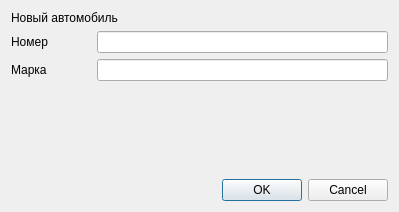
<?xml version="1.0" encoding="UTF-8"?>
<ui version="4.0">
 <class>Dialog</class>
 <widget class="QDialog" name="Dialog">
  <property name="geometry">
   <rect>
    <x>0</x>
    <y>0</y>
    <width>399</width>
    <height>212</height>
   </rect>
  </property>
  <property name="windowTitle">
   <string>Dialog</string>
  </property>
  <layout class="QVBoxLayout" name="verticalLayout_2">
   <item>
    <widget class="QLabel" name="label">
     <property name="sizePolicy">
      <sizepolicy hsizetype="Fixed" vsizetype="Fixed">
       <horstretch>0</horstretch>
       <verstretch>0</verstretch>
      </sizepolicy>
     </property>
     <property name="styleSheet">
      <string notr="true">font: 700 11pt &quot;Segoe UI&quot;;</string>
     </property>
     <property name="text">
      <string>Новый автомобиль</string>
     </property>
    </widget>
   </item>
   <item>
    <layout class="QVBoxLayout" name="verticalLayout">
     <item>
      <layout class="QHBoxLayout" name="horizontalLayout">
       <item>
        <widget class="QLabel" name="label_2">
         <property name="sizePolicy">
          <sizepolicy hsizetype="Fixed" vsizetype="Preferred">
           <horstretch>200</horstretch>
           <verstretch>0</verstretch>
          </sizepolicy>
         </property>
         <property name="minimumSize">
          <size>
           <width>80</width>
           <height>0</height>
          </size>
         </property>
         <property name="text">
          <string>Номер</string>
         </property>
        </widget>
       </item>
       <item>
        <widget class="QLineEdit" name="lineEdit"/>
       </item>
      </layout>
     </item>
     <item>
      <layout class="QHBoxLayout" name="horizontalLayout_2">
       <item>
        <widget class="QLabel" name="label_3">
         <property name="sizePolicy">
          <sizepolicy hsizetype="Fixed" vsizetype="Preferred">
           <horstretch>200</horstretch>
           <verstretch>0</verstretch>
          </sizepolicy>
         </property>
         <property name="minimumSize">
          <size>
           <width>80</width>
           <height>0</height>
          </size>
         </property>
         <property name="text">
          <string>Марка</string>
         </property>
        </widget>
       </item>
       <item>
        <widget class="QLineEdit" name="lineEdit_2"/>
       </item>
      </layout>
     </item>
    </layout>
   </item>
   <item>
    <spacer name="verticalSpacer">
     <property name="orientation">
      <enum>Qt::Orientation::Vertical</enum>
     </property>
     <property name="sizeHint" stdset="0">
      <size>
       <width>20</width>
       <height>40</height>
      </size>
     </property>
    </spacer>
   </item>
   <item>
    <widget class="QDialogButtonBox" name="buttonBox">
     <property name="orientation">
      <enum>Qt::Orientation::Horizontal</enum>
     </property>
     <property name="standardButtons">
      <set>QDialogButtonBox::StandardButton::Cancel|QDialogButtonBox::StandardButton::Ok</set>
     </property>
    </widget>
   </item>
  </layout>
 </widget>
 <resources/>
 <connections>
  <connection>
   <sender>buttonBox</sender>
   <signal>accepted()</signal>
   <receiver>Dialog</receiver>
   <slot>accept()</slot>
   <hints>
    <hint type="sourcelabel">
     <x>248</x>
     <y>254</y>
    </hint>
    <hint type="destinationlabel">
     <x>157</x>
     <y>274</y>
    </hint>
   </hints>
  </connection>
  <connection>
   <sender>buttonBox</sender>
   <signal>rejected()</signal>
   <receiver>Dialog</receiver>
   <slot>reject()</slot>
   <hints>
    <hint type="sourcelabel">
     <x>316</x>
     <y>260</y>
    </hint>
    <hint type="destinationlabel">
     <x>286</x>
     <y>274</y>
    </hint>
   </hints>
  </connection>
 </connections>
</ui>
